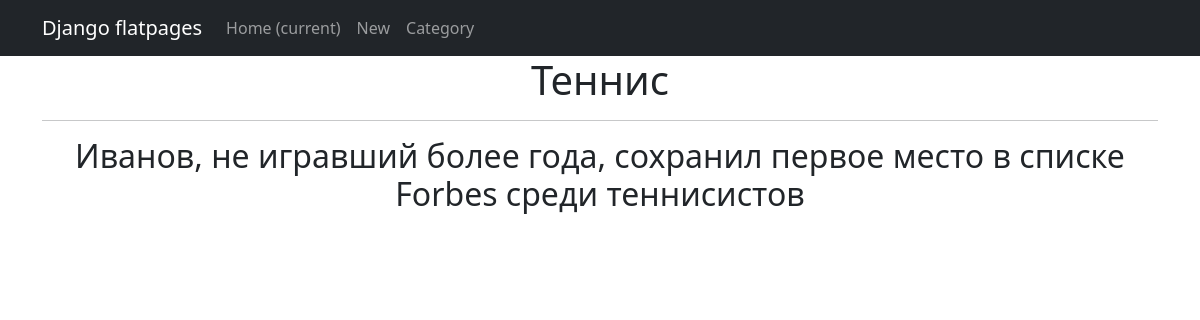
The page /news/2 on the database its author committed.
### newsproj/models.py (models this page shows, shortened)
class New(models.Model):
    name = models.CharField(
        max_length=20,
        unique=True, # названия товаров не должны повторяться
    )
    description = models.TextField()
    quantity = models.IntegerField(
        validators=[MinValueValidator(0)],
    )
    category = models.ForeignKey(
        to='Category',
        on_delete=models.CASCADE,
        related_name='news', # все продукты в категории будут доступны через поле news
    )
    price = models.FloatField(
        validators=[MinValueValidator(0.0)],
    )

### newsproj/views.py (the view)
# urls.py: path('<int:id>', NewDetail.as_view()),
class NewDetail(DetailView):
    model = New
    template_name = 'new.html'
    context_object_name = 'new'
    pk_url_kwarg = 'id'

### templates/new.html (shortened to what this page needs)
{% extends 'flatpages/default.html' %}
{% load custom_filters %}
{% block content %}
<h1>{{ new.name }}</h1>
   <hr>
   {% if news %}
       <table>
           <tr>
               <td>Заголовок</td>
               <td>Время публикации</td>
               <td>Текст</td>
           </tr>
           {% for new in news %}
           <tr>
               <td>{{ new.name }}</td>
               <td>{{ time_now|date:'d M Y' }}</td>
               <td>{{ new.description|truncatechars:20|censor }}</td>
               <td>{{ news.description|censor }}</td>
           </tr>
           {% endfor %}
       </table>
   {% else %}
       <h2>{{ new.description }}</h2>
   {% endif %}
{% endblock content %}

### rows shown on the page
New: name "Теннис", description "Иванов, не игравший более года, сохранил первое место в списке Forbes среди теннисистов"
